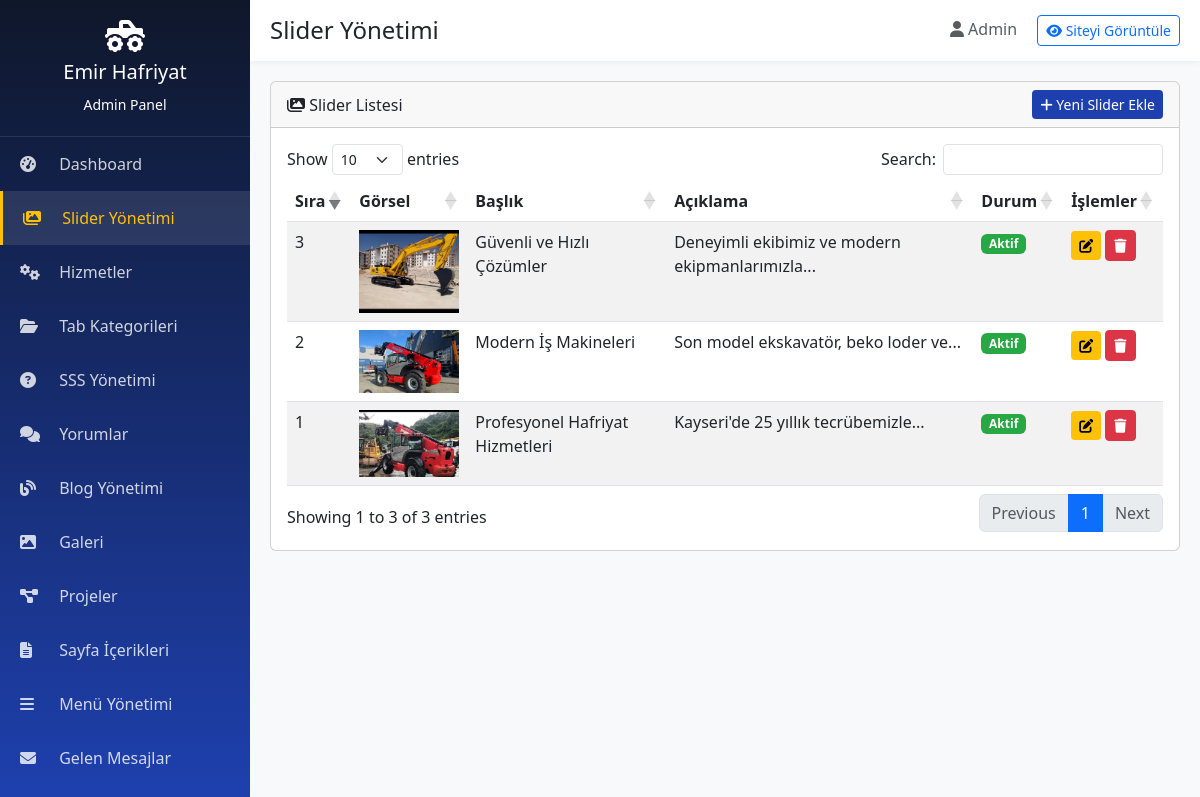
/admin/sliders.php (signed in), run on the app's committed database.
### tables this page shows
CREATE TABLE `sliders` (
  `id` int(11) NOT NULL AUTO_INCREMENT,
  `title` varchar(200) NOT NULL,
  `description` text,
  `image` varchar(255) NOT NULL,
  `button_text` varchar(100) DEFAULT NULL,
  `button_link` varchar(255) DEFAULT NULL,
  `sort_order` int(11) DEFAULT 0,
  `status` tinyint(1) DEFAULT 1,
  `created_at` timestamp NOT NULL DEFAULT CURRENT_TIMESTAMP,
  PRIMARY KEY (`id`)
);

### config.php (called while the page is built, shortened)
<?php
spl_autoload_register(function($class) {
    $file = BASE_PATH . '/includes/classes/' . $class . '.php';
});
require_once BASE_PATH . '/includes/functions.php';

### includes/classes/Database.php (called while the page is built, shortened)
<?php
class Database {
    private static $instance = null;
    private $conn;
    private function __construct() {
        try {
            $dsn = "mysql:host=" . DB_HOST . ";dbname=" . DB_NAME . ";charset=" . DB_CHARSET;
            $this->conn = new PDO($dsn, DB_USER, DB_PASS);
            $this->conn->setAttribute(PDO::ATTR_ERRMODE, PDO::ERRMODE_EXCEPTION);
            $this->conn->setAttribute(PDO::ATTR_DEFAULT_FETCH_MODE, PDO::FETCH_ASSOC);
            $this->conn->setAttribute(PDO::ATTR_EMULATE_PREPARES, false);
        } catch(PDOException $e) {
            die("Veritabanı bağlantısı başarısız: " . $e->getMessage());
        }
    }
    public static function getInstance() {
        if (self::$instance === null) {
            self::$instance = new self();
        }
        return self::$instance;
    }
    public function query($sql, $params = []) {
        try {
            $stmt = $this->conn->prepare($sql);
            $stmt->execute($params);
            return $stmt;
        } catch(PDOException $e) {
            error_log("Query Error: " . $e->getMessage());
            return false;
        }
    }
    public function fetchAll($sql, $params = []) {
        $stmt = $this->query($sql, $params);
        return $stmt ? $stmt->fetchAll() : [];
    }
}

### includes/functions.php (called while the page is built, shortened)
<?php
function clean($data) {
    return htmlspecialchars(strip_tags(trim($data)), ENT_QUOTES, 'UTF-8');
}
function excerpt($text, $length = 150) {
    $text = substr($text, 0, $length);
    $text = substr($text, 0, strrpos($text, ' '));
    return $text . '...';
}

### admin/sliders.php (the view, shortened to what this page needs)
<?php
include 'includes/header.php';
$sliders = $db->fetchAll("SELECT * FROM sliders ORDER BY sort_order ASC");
?>
<div class="card">
    <div class="card-header d-flex justify-content-between align-items-center">
        <span><i class="fas fa-images"></i> Slider Listesi</span>
        <a href="slider_add.php" class="btn btn-sm btn-primary">
            <i class="fas fa-plus"></i> Yeni Slider Ekle
        </a>
    </div>
    <div class="card-body">
        <table class="table table-striped datatable">
            <thead>
                <tr>
                    <th>Sıra</th>
                    <th>Görsel</th>
                    <th>Başlık</th>
                    <th>Açıklama</th>
                    <th>Durum</th>
                    <th>İşlemler</th>
                </tr>
            </thead>
            <tbody>
                <?php foreach ($sliders as $slider): ?>
                    <tr>
                        <td><?= $slider['sort_order'] ?></td>
                        <td>
                            <img src="../<?= $slider['image'] ?>" alt="" style="max-width:100px; height:auto;">
                        </td>
                        <td><?= clean($slider['title']) ?></td>
                        <td><?= excerpt(clean($slider['description']), 50) ?></td>
                        <td>
                            <?php if ($slider['status']): ?>
                                <span class="badge badge-active">Aktif</span>
                            <?php else: ?>
                                <span class="badge badge-inactive">Pasif</span>
                            <?php endif; ?>
                        </td>
                        <td class="table-actions">
                            <a href="slider_edit.php?id=<?= $slider['id'] ?>" class="btn btn-sm btn-warning">
                                <i class="fas fa-edit"></i>
                            </a>
                            <a href="slider_delete.php?id=<?= $slider['id'] ?>" class="btn btn-sm btn-danger btn-delete">
                                <i class="fas fa-trash"></i>
                            </a>
                        </td>
                    </tr>
                <?php endforeach; ?>
            </tbody>
        </table>
    </div>
</div>
<?php include 'includes/footer.php'; ?>

### admin/includes/header.php (style rules this page uses)
:root { --sidebar-width: 250px; --primary-yellow: #FFC107; --primary-blue: #1E40AF; --dark-blue: #0F172A; }
body { background: #f8f9fa; }
.btn-primary { background: var(--primary-blue); border: none; }
.btn-warning { background: var(--primary-yellow); border: none; color: #000; }
.table-actions { white-space: nowrap; }
.badge-active { background: #28a745; }

### data on the page
sliders: sort_order "1", image (picture), title "Profesyonel Hafriyat Hizmetleri", description "Kayseri'de 25 yıllık tecrübemizle...", status "Aktif"
sliders: sort_order "2", image (picture), title "Modern İş Makineleri", description "Son model ekskavatör, beko loder ve...", status "Aktif"
sliders: sort_order "3", image (picture), title "Güvenli ve Hızlı Çözümler", description "Deneyimli ekibimiz ve modern ekipmanlarımızla...", status "Aktif"

### other printed values
$pageTitle "Slider Yönetimi"
$_SESSION['admin_name'] "Admin"
